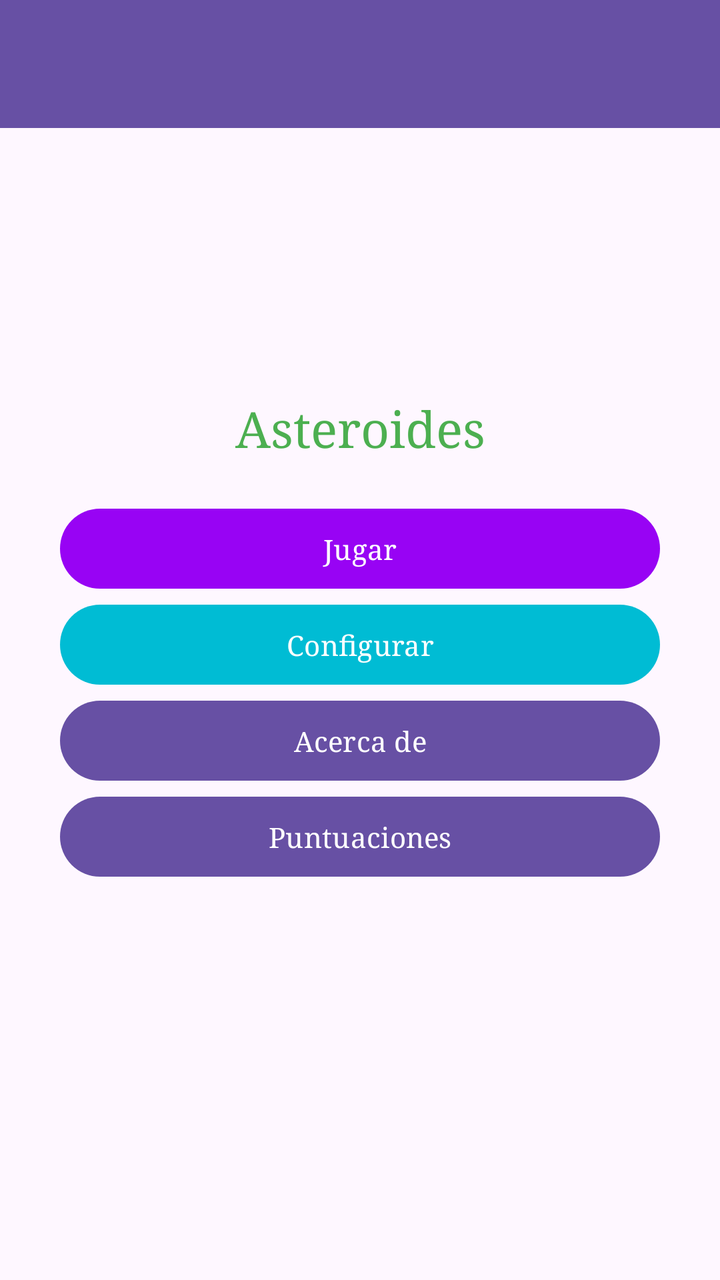
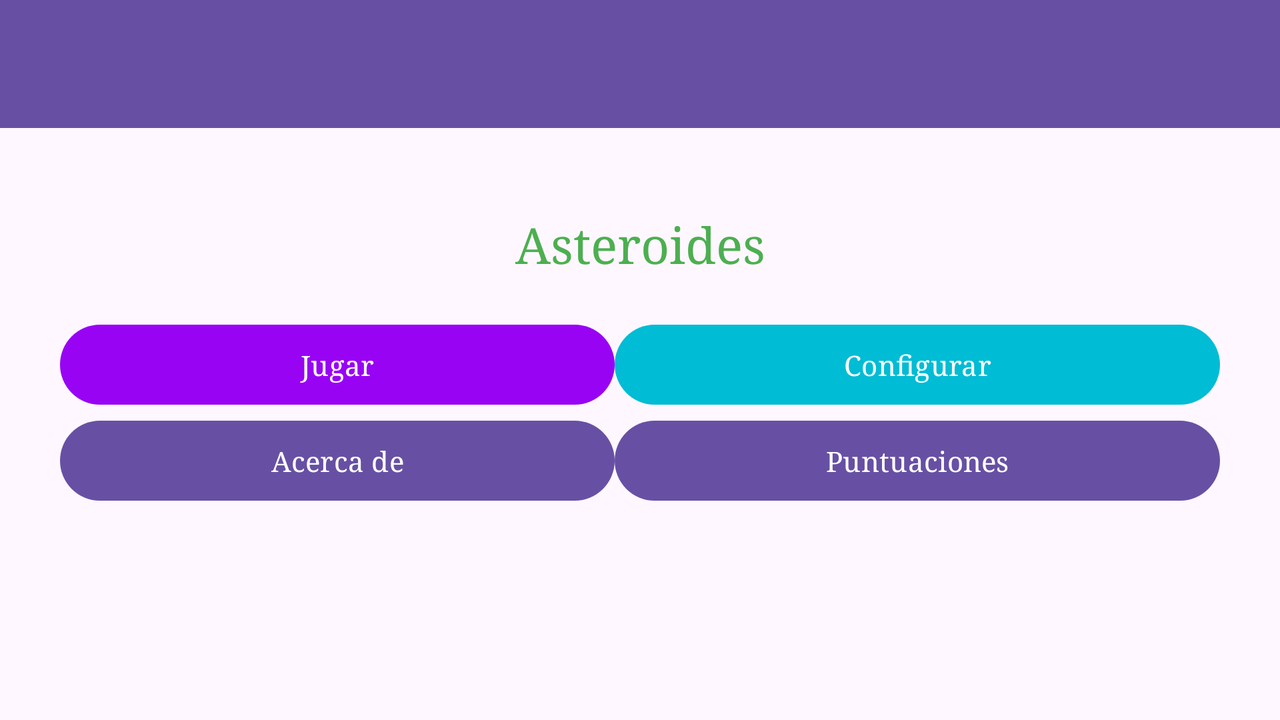

Compare how this app lays out the same screen by default and in its alternative resource folder. The renders come first, then the two layout files and the values they reference.
<!-- AndroidManifest.xml: application theme Theme.Asteroides -->
<!-- res/layout/activity_main.xml -->
<?xml version="1.0" encoding="utf-8"?>
<androidx.constraintlayout.widget.ConstraintLayout xmlns:android="http://schemas.android.com/apk/res/android"
    xmlns:app="http://schemas.android.com/apk/res-auto"
    xmlns:tools="http://schemas.android.com/tools"
    android:layout_width="match_parent"
    android:layout_height="match_parent"
    app:layoutDescription="@xml/activity_main_scene"
    tools:context=".MainActivity"
    android:background="@drawable/degradado">
    
    <androidx.appcompat.widget.Toolbar
        android:layout_width="match_parent"
        android:layout_height="?attr/actionBarSize"
        android:id="@+id/toolbar"
        android:background="?attr/colorPrimary"
        android:elevation="4dp"
        android:theme="@style/ThemeOverlay.AppCompat.ActionBar"
        app:popupTheme="@style/ThemeOverlay.AppCompat.Light"
        app:layout_constraintLeft_toLeftOf="parent"
        app:layout_constraintTop_toTopOf="parent"/>
    <LinearLayout
        android:id="@+id/linearLayout"
        android:layout_width="match_parent"
        android:layout_height="match_parent"
        android:gravity="center"
        android:orientation="vertical"
        android:padding="30dp"
        app:layoutDescription="@xml/activity_main_scene"
        tools:context=".MainActivity">

        <TextView
            android:id="@+id/miTextView"
            android:layout_width="match_parent"
            android:layout_height="wrap_content"
            android:layout_marginBottom="20dp"
            android:gravity="center"
            android:text="@string/tituloAplicacion"
            android:textSize="25sp" />

        <Button
            android:id="@+id/Button01"
            style="@style/EstiloBoton"
            android:layout_width="match_parent"
            android:layout_height="wrap_content"
            android:text="@string/Arrancar"
            android:onClick="lanzarJuego"/>

        <Button
            android:id="@+id/Button02"
            style="@style/EstiloBoton.Alternativo"
            android:layout_width="match_parent"
            android:layout_height="wrap_content"
            android:text="@string/Configurar"
            android:onClick="lanzarPreferencias"/>

        <Button
            android:id="@+id/Button03"
            android:layout_width="match_parent"
            android:layout_height="wrap_content"
            android:text="@string/Acercade"
            android:onClick="lanzarAcercaDe"/>
        <Button
            android:id="@+id/Button04"
            android:layout_width="match_parent"
            android:layout_height="wrap_content"
            android:text="@string/Salir"
            android:onClick="lanzarPuntuaciones"/>
    </LinearLayout>
</androidx.constraintlayout.widget.ConstraintLayout>
<!-- resources referenced by this layout -->
<resources>
  <string name="Acercade">Acerca de </string>
  <string name="Arrancar">Jugar</string>
  <string name="Configurar">Configurar</string>
  <string name="Salir">Puntuaciones</string>
  <string name="tituloAplicacion">Asteroides</string>
  <style name="EstiloBoton">
          <item name="android:textColor">@color/white</item>
          <item name="colorPrimary">@color/cardview_dark_background</item>
          <item name="backgroundTint">#9803F4</item>
      </style>
  <style name="EstiloBoton.Alternativo">
          <item name="android:textColor">@color/white</item>
          <item name="colorPrimary">#7E0A0A</item>
          <item name="backgroundTint">#00BCD4</item>
          <item name="paddingStart">35dp</item>
      </style>
  <style name="Theme.Asteroides" parent="Base.Theme.Asteroides" />
  <style name="Base.Theme.Asteroides" parent="Theme.Material3.DayNight.NoActionBar">
          
          <item name="android:typeface">serif</item>
          <item name="android:textColor">#4CAF50</item>
      </style>
</resources>
<!-- res/layout-land/activity_main.xml (the repository's variant of the layout above) -->
<!-- drawn on the phone turned sideways -->
<?xml version="1.0" encoding="utf-8"?>
<androidx.constraintlayout.widget.ConstraintLayout xmlns:android="http://schemas.android.com/apk/res/android"
    xmlns:tools="http://schemas.android.com/tools"
    android:layout_width="match_parent"
    android:layout_height="match_parent"
    xmlns:app="http://schemas.android.com/apk/res-auto"
    app:layoutDescription="@xml/activity_main_scene"
    tools:context=".MainActivity"
    android:background="@drawable/degradado">

    <androidx.appcompat.widget.Toolbar
        android:layout_width="match_parent"
        android:layout_height="?attr/actionBarSize"
        android:id="@+id/toolbar"
        android:background="?attr/colorPrimary"
        android:elevation="4dp"
        android:theme="@style/ThemeOverlay.AppCompat.ActionBar"
        app:popupTheme="@style/ThemeOverlay.AppCompat.Light"
        app:layout_constraintLeft_toLeftOf="parent"
        app:layout_constraintTop_toTopOf="parent"/>

    <LinearLayout
        android:id="@+id/linearLayout"
        android:layout_width="match_parent"
        android:layout_height="match_parent"
        android:gravity="center"
        android:orientation="vertical"
        android:padding="30dp"
        app:layoutDescription="@xml/activity_main_scene"
        tools:context=".MainActivity">

        <TextView
            android:layout_width="match_parent"
            android:layout_height="wrap_content"
            android:layout_marginBottom="20dp"
            android:gravity="center"
            android:text="@string/app_name"
            android:textSize="25sp" />

        <TableLayout
            android:layout_width="match_parent"
            android:layout_height="wrap_content"
            android:gravity="center"
            android:stretchColumns="*">

            <TableRow>

                <Button
                    android:id="@+id/button01"
                    style="@style/EstiloBoton"
                    android:layout_width="match_parent"
                    android:layout_height="wrap_content"
                    android:text="@string/Arrancar"
                    android:onClick="lanzarJuego"/>

                <Button
                    android:id="@+id/button02"
                    style="@style/EstiloBoton.Alternativo"
                    android:layout_width="match_parent"
                    android:layout_height="wrap_content"
                    android:text="@string/Configurar"
                    android:onClick="lanzarPreferencias"/>
            </TableRow>

            <TableRow>

                <Button
                    android:id="@+id/button03"
                    android:layout_width="match_parent"
                    android:layout_height="wrap_content"
                    android:text="@string/Acercade"
                    android:onClick="lanzarAcercaDe"/>

                <Button
                    android:id="@+id/button04"
                    android:layout_width="match_parent"
                    android:layout_height="wrap_content"
                    android:text="@string/Salir"
                    android:onClick="salir"/>
            </TableRow>
        </TableLayout>
    </LinearLayout>

</androidx.constraintlayout.widget.ConstraintLayout>
<!-- resources referenced by the variant -->
<!-- as the phone turned sideways resolves them -->
<resources>
  <string name="Acercade">Acerca de </string>
  <string name="Arrancar">Jugar</string>
  <string name="Configurar">Configurar</string>
  <string name="Salir">Puntuaciones</string>
  <string name="app_name">Asteroides</string>
  <style name="EstiloBoton">
          <item name="android:textColor">@color/white</item>
          <item name="colorPrimary">@color/cardview_dark_background</item>
          <item name="backgroundTint">#9803F4</item>
      </style>
  <style name="EstiloBoton.Alternativo">
          <item name="android:textColor">@color/white</item>
          <item name="colorPrimary">#7E0A0A</item>
          <item name="backgroundTint">#00BCD4</item>
          <item name="paddingStart">35dp</item>
      </style>
  <style name="Theme.Asteroides" parent="Base.Theme.Asteroides" />
  <style name="Base.Theme.Asteroides" parent="Theme.Material3.DayNight.NoActionBar">
          
          <item name="android:typeface">serif</item>
          <item name="android:textColor">#4CAF50</item>
      </style>
</resources>
